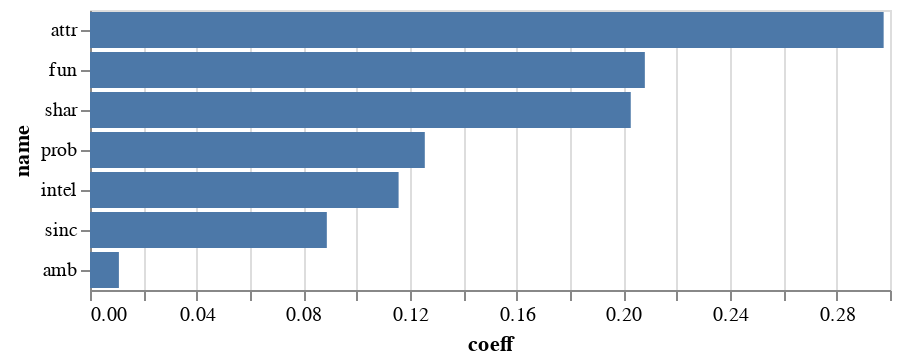

The cell this chart's notebook holds for it:
### Code cell
alt.Chart(df_imp).mark_bar().encode(
    x="coeff",
    y=alt.Y("name", sort='-x')
)

### Figure 1 — Vega-Lite specification as saved in the notebook (floating-point values rounded to 4 significant figures)
{"config": {"view": {"continuousWidth": 400, "continuousHeight": 300}}, "data": {"name": "data-96892382fb0ab96cd0a134c809747a9e"}, "mark": "bar", "encoding": {"x": {"field": "coeff", "type": "quantitative"}, "y": {"field": "name", "sort": "-x", "type": "nominal"}}, "$schema": "https://vega.github.io/schema/vega-lite/v4.17.0.json", "datasets": {"data-96892382fb0ab96cd0a134c809747a9e": [{"coeff": 0.2976, "name": "attr"}, {"coeff": 0.08881, "name": "sinc"}, {"coeff": 0.1157, "name": "intel"}, {"coeff": 0.2081, "name": "fun"}, {"coeff": 0.01084, "name": "amb"}, {"coeff": 0.2028, "name": "shar"}, {"coeff": 0.1256, "name": "prob"}]}}
